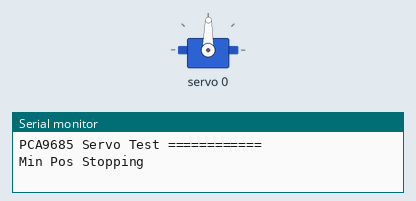
Bench run of a sketch on a simulated Arduino Uno, built with avr-gcc and run on an emulated ATmega328P. Parts: servo, the last lines printed to the serial monitor.

Above: at 1.05 s.
At 5.75 s:
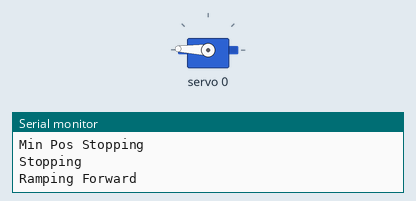
At 8.3 s:
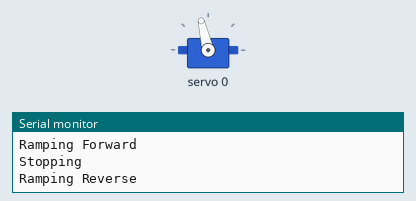
At 11.3 s:
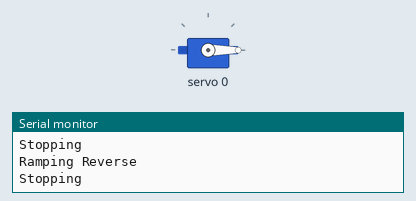
Timing chart, 0 to 14.4 s (numbered marks = the images above):
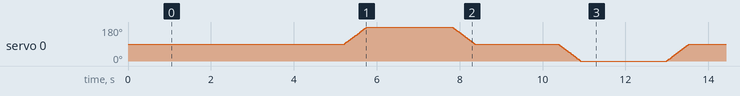

The sketch:

pca-9685.ino
```cpp
/*
SG90 SERVO

wokwi::

diagram.json:
{
  "version": 1,
  "author": "Gemini",
  "editor": "wokwi",
  "parts": [
    { "type": "wokwi-arduino-uno", "id": "uno", "top": 350, "left": 100, "attrs": {} },
    { "type": "chip-pca9685", "id": "pca", "top": 452.22, "left": 417.6, "attrs": {} },
    { "type": "wokwi-servo", "id": "servo0", "top": 622, "left": 748.8, "attrs": {} },
    { "type": "wokwi-vcc", "id": "pwr", "top": 691.96, "left": 384, "attrs": { "voltage": "5" } }
  ],
  "connections": [
    [ "uno:GND.1", "pca:GND", "black", [ "v-20", "h168.5", "v256.2" ] ],
    [ "uno:5V", "pca:VCC", "limegreen", [ "v92.1", "h277.6" ] ],
    [ "uno:A4", "pca:SDA", "blue", [ "v82.5", "h191.6" ] ],
    [ "uno:A5", "pca:SCL", "orange", [ "v72.9", "h153.3" ] ],
    [ "pwr:VCC", "pca:V+", "red", [ "h-48", "v-57.6" ] ],
    [ "pwr:GND", "pca:GND", "black", [ "v-110", "h-60" ] ],
    [ "pca:PWM0", "servo0:PWM", "orange", [ "v-20" ] ],
    [ "pca:V+", "servo0:VCC", "red", [ "v-10", "h50" ] ]
  ],
  "dependencies": {}
}

pca9685.chip.json:

{
  "name": "pca9685",
  "pins": [
    "", "", "", "", "", "", "", "", "", "", "", "", "", "",
    "GND", "OE", "SCL", "SDA", "VCC", "V+",
    "PWM0", "PWM1", "PWM2", "PWM3", "", "PWM4", "PWM5", "PWM6", "PWM7",
    "", "", "PWM8", "PWM9", "PWM10", "PWM11", "", "PWM12", "PWM13", "PWM14", "PWM15"
  ],
  "labels": [
    ["GND", "GND", "white", "black"],
    ["OE", "OE", "white", "black"],
    ["SCL", "SCL", "white", "black"],
    ["SDA", "SDA", "white", "black"],
    ["VCC", "VCC", "white", "black"],
    ["V+", "V+", "white", "red"],
    ["PWM0", "0", "yellow", "black"],
    ["PWM1", "1", "yellow", "black"],
    ["PWM2", "2", "yellow", "black"],
    ["PWM3", "3", "yellow", "black"],
    ["PWM4", "4", "yellow", "black"],
    ["PWM5", "5", "yellow", "black"],
    ["PWM6", "6", "yellow", "black"],
    ["PWM7", "7", "yellow", "black"],
    ["PWM8", "8", "yellow", "black"],
    ["PWM9", "9", "yellow", "black"],
    ["PWM10", "10", "yellow", "black"],
    ["PWM11", "11", "yellow", "black"],
    ["PWM12", "12", "yellow", "black"],
    ["PWM13", "13", "yellow", "black"],
    ["PWM14", "14", "yellow", "black"],
    ["PWM15", "15", "yellow", "black"]
  ],
  "controls": [],
  "showPinLabels": true
}

*/

#include <Wire.h>
#include <Adafruit_PWMServoDriver.h>


// Create the PCA9685 object
Adafruit_PWMServoDriver pwm = Adafruit_PWMServoDriver();

#define SERVO_CHANNEL 0  // Using CH0 on PCA9685
#define SERVOMIN 100     // Minimum pulse length out of 4096
#define SERVOMAX 500     // Maximum pulse length out of 4096
#define SERVOMID 300     // Maximum pulse length out of 4096
#define RAMPSTEP 2
#define RAMPDELAY 5

void setup() {
  Serial.begin(115200);
  Serial.println("PCA9685 Servo Test ============ ");
  delay(1000);

  pwm.begin();
  pwm.setPWMFreq(50); // Analog servos run at ~50 Hz. Set frequency to 50Hz.
}

void initMidPos()
{
  // Stop servo
  Serial.println("Min Pos Stopping");
  pwm.setPWM(SERVO_CHANNEL, 0, SERVOMID);
  delay(100);
  pwm.setPWM(SERVO_CHANNEL, 0, SERVOMID);
  delay(100);
  pwm.setPWM(SERVO_CHANNEL, 0, SERVOMID);

  pwm.setPWM(SERVO_CHANNEL, 0, 0); // Stop position
  delay(2000); // Hold for 2 seconds
}

void stopServo()
{
      // Stop servo
    Serial.println("Stopping");
    pwm.setPWM(SERVO_CHANNEL, 0, 0); // Stop position
    delay(2000); // Hold for 2 seconds
}

void loop() {

  initMidPos();

  while(1)
  {
    stopServo();

    // Gradually ramp up servo forward
    Serial.println("Ramping Forward");
    for (int pulse = SERVOMID; pulse <= SERVOMAX; pulse += RAMPSTEP) { // Increment in steps of 10
      pwm.setPWM(SERVO_CHANNEL, 0, pulse);
      delay(RAMPDELAY); // Small delay for gradual ramp-up
    }

    stopServo();

    // Gradually ramp down servo reverse
    Serial.println("Ramping Reverse");
    for (int pulse = SERVOMAX; pulse >= SERVOMID; pulse -= RAMPSTEP) { // Decrement in steps of 10
      pwm.setPWM(SERVO_CHANNEL, 0, pulse);
      delay(RAMPDELAY); // Small delay for gradual ramp-down
    }

    stopServo();

    // Gradually ramp down servo reverse
    Serial.println("Ramping Reverse");
    for (int pulse = SERVOMID; pulse >= SERVOMIN; pulse -= RAMPSTEP) { // Decrement in steps of 10
      pwm.setPWM(SERVO_CHANNEL, 0, pulse);
      delay(RAMPDELAY); // Small delay for gradual ramp-down
    }

    stopServo();

    // Gradually ramp up servo forward
    Serial.println("Ramping Forward");
    for (int pulse = SERVOMIN; pulse <= SERVOMID; pulse += RAMPSTEP) { // Increment in steps of 10
      pwm.setPWM(SERVO_CHANNEL, 0, pulse);
      delay(RAMPDELAY); // Small delay for gradual ramp-up
    }


  }
}
```
